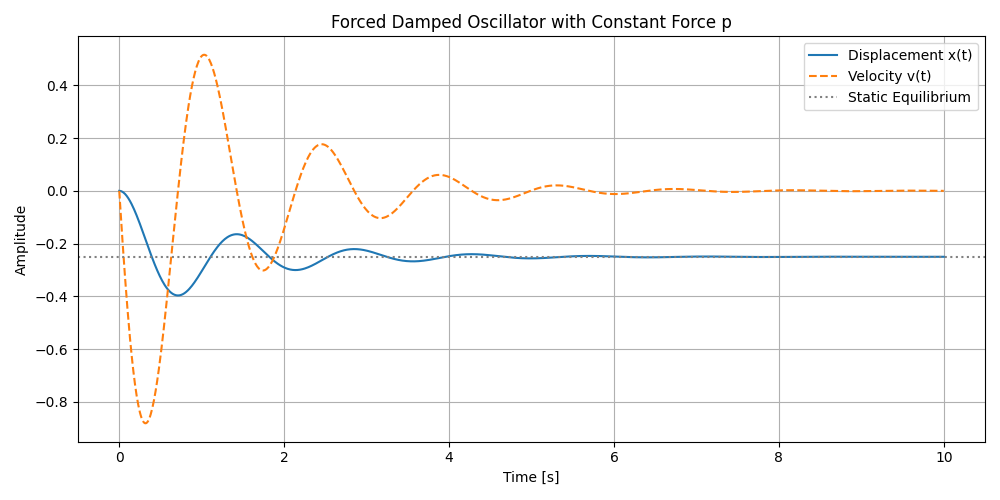

Generate this figure with Python:
import numpy as np
import matplotlib.pyplot as plt
from scipy.integrate import solve_ivp

# パラメータ
m = 1.0      # 質量
k = 20.0     # バネ定数
c = 1.5      # 減衰係数
p = 5.0    # 定数外力（負）

# 微分方程式定義
def forced_damped_oscillator(t, y):
    x, v = y
    dxdt = v
    dvdt = -(c/m)*v - (k/m)*x - (p/m)
    return [dxdt, dvdt]

# 初期条件
x0 = 0.0     # 初期変位
v0 = 0.0     # 初期速度
y0 = [x0, v0]

# 時間設定
t_span = (0, 10)
t_eval = np.linspace(*t_span, 1000)

# 数値解（RK45）
sol = solve_ivp(forced_damped_oscillator, t_span, y0, t_eval=t_eval, method='RK45')

# プロット
plt.figure(figsize=(10, 5))
plt.plot(sol.t, sol.y[0], label="Displacement x(t)")
plt.plot(sol.t, sol.y[1], '--', label="Velocity v(t)")
plt.axhline(-p/k, color='gray', linestyle=':', label="Static Equilibrium")
plt.title("Forced Damped Oscillator with Constant Force p")
plt.xlabel("Time [s]")
plt.ylabel("Amplitude")
plt.grid(True)
plt.legend()
plt.tight_layout()
plt.savefig("under_damping.png")
plt.show()